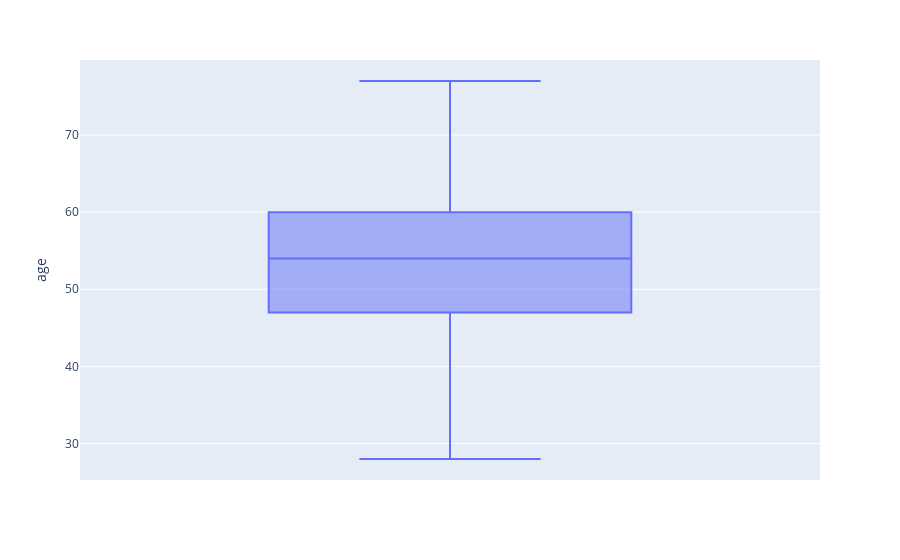
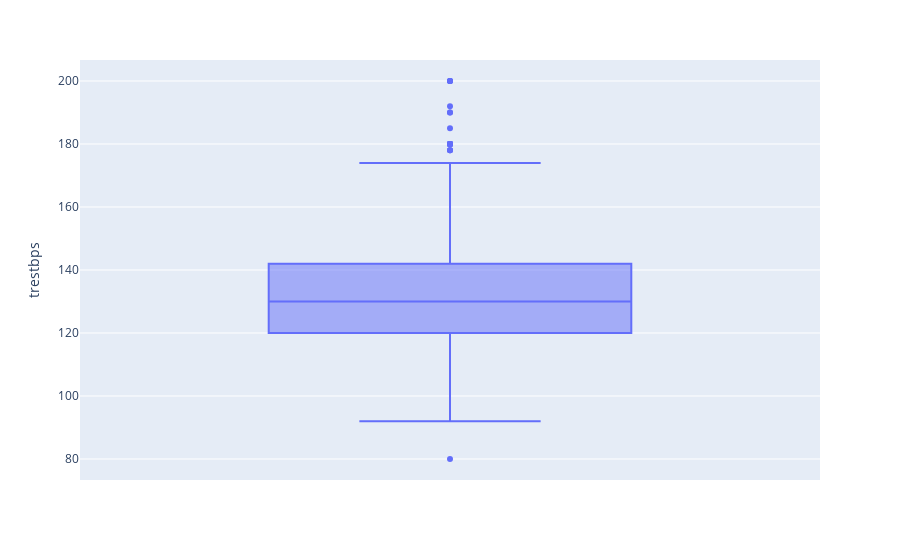
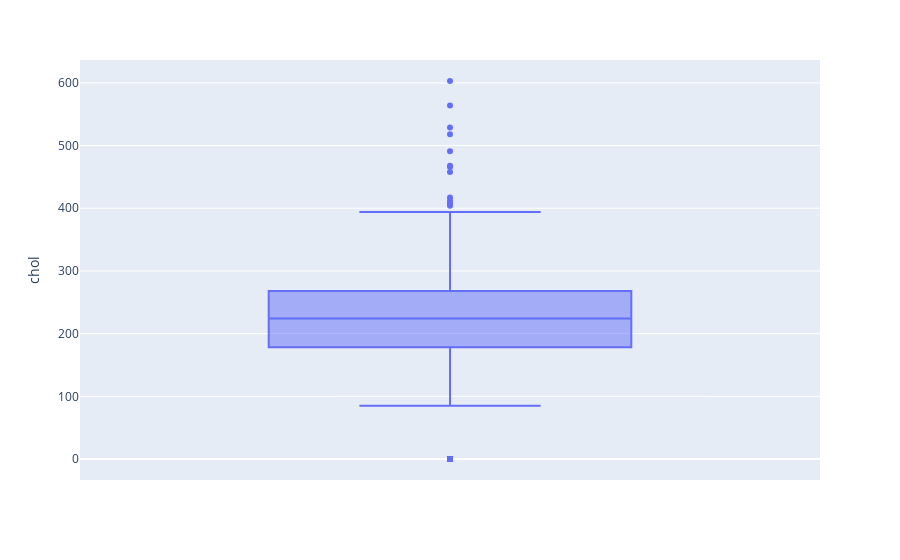

Notebook code for these charts, in order:
### Code cell
# make box plot of all the numeric columns using for loop and plotly one bye one column
fig= px.box(data_frame=df, y='age')
fig.show()

fig= px.box(data_frame=df, y='trestbps')
fig.show()

fig= px.box(data_frame=df, y='chol')
fig.show()

fig= px.box(data_frame=df, y='thalch')
fig.show()

fig= px.box(data_frame=df, y='oldpeak')
fig.show()

### Figure 1 — Plotly figure (JSON) as saved in the notebook; plotly's stock layout.template omitted (floating-point values rounded to 4 significant figures; data arrays with more than 128 entries replaced by an {"elided": "..."} marker saying what was removed)
{"data": [{"alignmentgroup": "True", "hovertemplate": "age=%{y}<extra></extra>", "legendgroup": "", "marker": {"color": "#636efa"}, "name": "", "notched": false, "offsetgroup": "", "orientation": "v", "showlegend": false, "type": "box", "x0": " ", "xaxis": "x", "y": {"elided": "919 int values"}, "y0": " ", "yaxis": "y"}], "layout": {"boxmode": "group", "legend": {"tracegroupgap": 0}, "margin": {"t": 60}, "xaxis": {"anchor": "y", "domain": [0, 1]}, "yaxis": {"anchor": "x", "domain": [0, 1], "title": {"text": "age"}}}}

### Figure 2 — Plotly figure (JSON) as saved in the notebook; plotly's stock layout.template omitted (floating-point values rounded to 4 significant figures; data arrays with more than 128 entries replaced by an {"elided": "..."} marker saying what was removed)
{"data": [{"alignmentgroup": "True", "hovertemplate": "trestbps=%{y}<extra></extra>", "legendgroup": "", "marker": {"color": "#636efa"}, "name": "", "notched": false, "offsetgroup": "", "orientation": "v", "showlegend": false, "type": "box", "x0": " ", "xaxis": "x", "y": {"elided": "919 float values"}, "y0": " ", "yaxis": "y"}], "layout": {"boxmode": "group", "legend": {"tracegroupgap": 0}, "margin": {"t": 60}, "xaxis": {"anchor": "y", "domain": [0, 1]}, "yaxis": {"anchor": "x", "domain": [0, 1], "title": {"text": "trestbps"}}}}

### Figure 3 — Plotly figure (JSON) as saved in the notebook; plotly's stock layout.template omitted (floating-point values rounded to 4 significant figures; data arrays with more than 128 entries replaced by an {"elided": "..."} marker saying what was removed)
{"data": [{"alignmentgroup": "True", "hovertemplate": "chol=%{y}<extra></extra>", "legendgroup": "", "marker": {"color": "#636efa"}, "name": "", "notched": false, "offsetgroup": "", "orientation": "v", "showlegend": false, "type": "box", "x0": " ", "xaxis": "x", "y": {"elided": "919 float values"}, "y0": " ", "yaxis": "y"}], "layout": {"boxmode": "group", "legend": {"tracegroupgap": 0}, "margin": {"t": 60}, "xaxis": {"anchor": "y", "domain": [0, 1]}, "yaxis": {"anchor": "x", "domain": [0, 1], "title": {"text": "chol"}}}}
